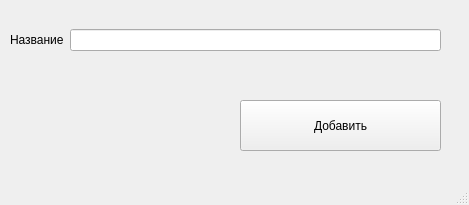
<?xml version="1.0" encoding="UTF-8"?>
<ui version="4.0">
 <class>AddCategory</class>
 <widget class="QMainWindow" name="AddCategory">
  <property name="geometry">
   <rect>
    <x>0</x>
    <y>0</y>
    <width>469</width>
    <height>205</height>
   </rect>
  </property>
  <property name="windowTitle">
   <string>MainWindow</string>
  </property>
  <widget class="QWidget" name="centralwidget">
   <widget class="QPushButton" name="pushButton">
    <property name="geometry">
     <rect>
      <x>240</x>
      <y>100</y>
      <width>201</width>
      <height>51</height>
     </rect>
    </property>
    <property name="text">
     <string>Добавить</string>
    </property>
   </widget>
   <widget class="QWidget" name="horizontalLayoutWidget">
    <property name="geometry">
     <rect>
      <x>10</x>
      <y>0</y>
      <width>431</width>
      <height>80</height>
     </rect>
    </property>
    <layout class="QHBoxLayout" name="horizontalLayout">
     <item>
      <widget class="QLabel" name="label">
       <property name="text">
        <string>Название</string>
       </property>
      </widget>
     </item>
     <item>
      <widget class="QLineEdit" name="title"/>
     </item>
    </layout>
   </widget>
  </widget>
  <widget class="QMenuBar" name="menubar">
   <property name="geometry">
    <rect>
     <x>0</x>
     <y>0</y>
     <width>469</width>
     <height>21</height>
    </rect>
   </property>
  </widget>
  <widget class="QStatusBar" name="statusbar"/>
 </widget>
 <resources/>
 <connections/>
</ui>
